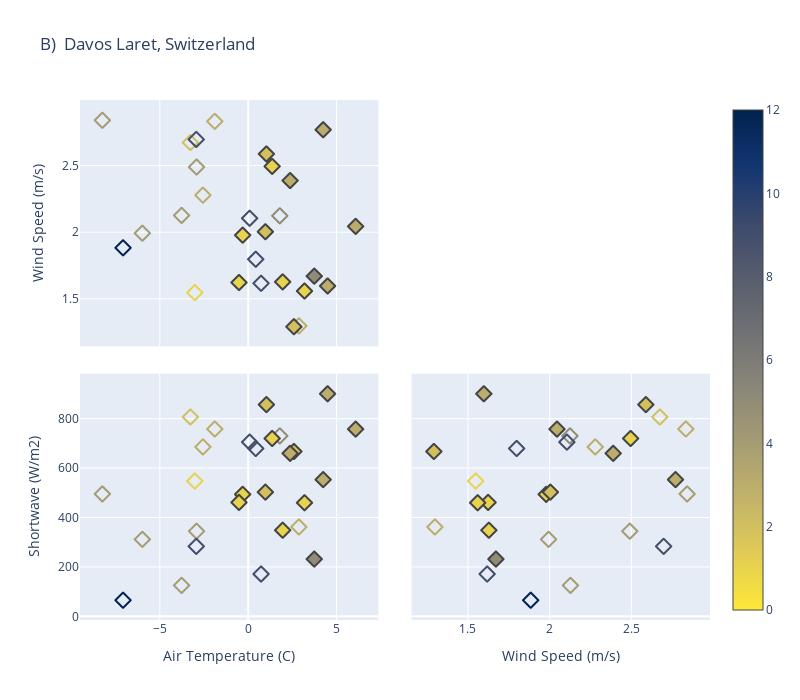

Notebook code cell kept with this figure:
### Markdown cell above
## Scatter matrix
* with the same limits on the colorbar 
* now, need to figure out the limits on the axes

### Code cell
# State which site we are working with 
df = opn_events.copy(deep=True)

# Some constatns 
index_vals = df['count']
index_symbols = df['TypeSymbol']
# colorbar = 'blues'
colorbar = 'cividis_r'

fig = go.Figure()
fig.add_trace(go.Splom(dimensions=[dict(label=nametemp, values=df['temp']),
                                   dict(label=namewind, values=df['windspeed']),
                                   dict(label=nameSW,   values=df['shortwave'])],
                                   marker=dict(color=index_vals, colorscale = colorbar, symbol = index_symbols, showscale=True, line_width=2, size=12, cmin=0, cmax=12),
                                   showlegend=False, showupperhalf=False, diagonal_visible=False))

fig.update_traces(showlegend=True, legendgroup=index_symbols, selector=dict(mode='spolm'))

fig.update_layout(title=namelaret, width=800, height=700, dragmode='select')

fig.show()

### Figure 1 — Plotly figure (JSON) as saved in the notebook; plotly's stock layout.template omitted (floating-point values rounded to 4 significant figures)
{"data": [{"diagonal": {"visible": false}, "dimensions": [{"label": "Air Temperature (C)", "values": [-8.245, -3.012, 2.885, 3.756, 1.966, 2.603, 1.371, -0.3, 2.386, -2.912, -3.262, -2.551, -2.929, 1.803, 6.098, -5.982, -7.076, 0.439, 4.259, -1.879, -3.758, 0.09519, 1.045, -0.5076, 0.987, 3.204, 0.7425, 4.512]}, {"label": "Wind Speed (m/s)", "values": [2.844, 1.548, 1.298, 1.672, 1.629, 1.292, 2.498, 1.98, 2.391, 2.492, 2.677, 2.281, 2.7, 2.126, 2.046, 1.995, 1.885, 1.799, 2.773, 2.836, 2.129, 2.107, 2.591, 1.624, 2.006, 1.56, 1.618, 1.598]}, {"label": "Shortwave (W/m2)", "values": [496.0, 548.1, 362.1, 231.9, 348.9, 668.1, 720.7, 494.2, 660.4, 345.0, 807.7, 686.5, 283.5, 731.1, 758.6, 312.0, 65.26, 680.2, 553.9, 759.1, 125.3, 706.0, 858.0, 461.6, 503.3, 460.2, 171.3, 901.8]}], "marker": {"cmax": 12, "cmin": 0, "color": [4, 1, 3, 5, 1, 2, 1, 1, 3, 4, 2, 3, 9, 5, 3, 4, 12, 9, 3, 3, 4, 9, 2, 1, 2, 1, 9, 3], "colorscale": [[0, "#fee838"], [0.1111, "#e1cc55"], [0.2222, "#c3b369"], [0.3333, "#a59c74"], [0.4444, "#8a8678"], [0.5556, "#707173"], [0.6667, "#575d6d"], [0.7778, "#3b496c"], [0.8889, "#123570"], [1, "#00224e"]], "line": {"width": 2}, "showscale": true, "size": 12, "symbol": [102, 102, 102, 2, 2, 2, 2, 2, 2, 102, 102, 102, 102, 102, 2, 102, 102, 102, 2, 102, 102, 102, 2, 2, 2, 2, 102, 2]}, "showlegend": false, "showupperhalf": false, "type": "splom"}], "layout": {"dragmode": "select", "height": 700, "title": {"text": "B)  Davos Laret, Switzerland"}, "width": 800}}
